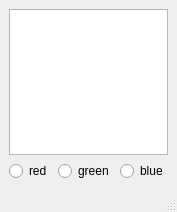
<?xml version="1.0" encoding="UTF-8"?>
<ui version="4.0">
 <class>MainWindow</class>
 <widget class="QMainWindow" name="MainWindow">
  <property name="geometry">
   <rect>
    <x>0</x>
    <y>0</y>
    <width>175</width>
    <height>212</height>
   </rect>
  </property>
  <property name="windowTitle">
   <string>MainWindow</string>
  </property>
  <widget class="QWidget" name="centralwidget">
   <layout class="QVBoxLayout" name="verticalLayout">
    <item>
     <widget class="QTextEdit" name="textEdit"/>
    </item>
    <item>
     <layout class="QHBoxLayout" name="horizontalLayout">
      <item>
       <widget class="QRadioButton" name="red">
        <property name="text">
         <string>red</string>
        </property>
       </widget>
      </item>
      <item>
       <widget class="QRadioButton" name="green">
        <property name="text">
         <string>green</string>
        </property>
       </widget>
      </item>
      <item>
       <widget class="QRadioButton" name="blue">
        <property name="text">
         <string>blue</string>
        </property>
       </widget>
      </item>
     </layout>
    </item>
   </layout>
  </widget>
  <widget class="QMenuBar" name="menubar">
   <property name="geometry">
    <rect>
     <x>0</x>
     <y>0</y>
     <width>175</width>
     <height>21</height>
    </rect>
   </property>
  </widget>
  <widget class="QStatusBar" name="statusbar"/>
 </widget>
 <resources/>
 <connections/>
</ui>
